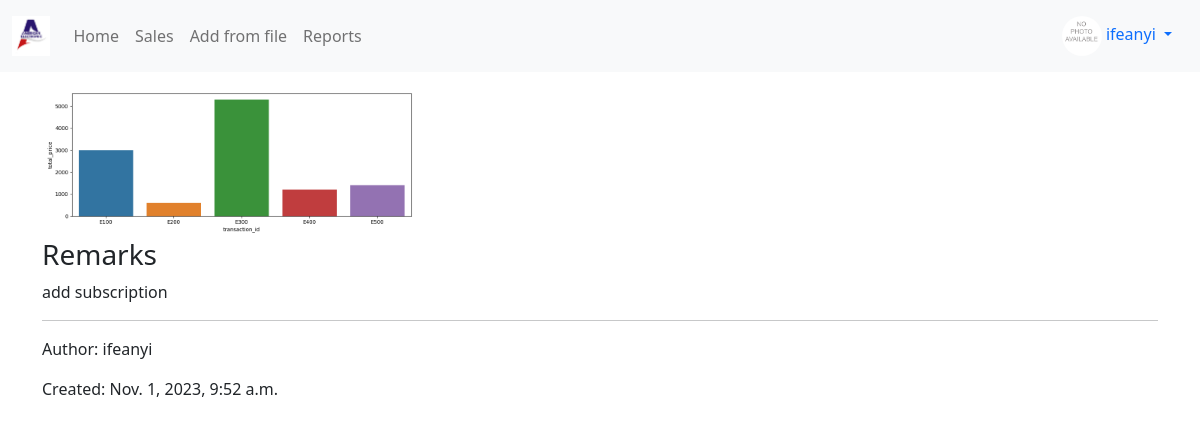
The page /reports/6/ (signed in) on the database its author committed.
### profiles/models.py (models this page shows, shortened)
class Profile(models.Model):
    user = models.OneToOneField(User, on_delete=models.CASCADE)
    bio = models.TextField(default="No bio...")
    avatar = models.ImageField(upload_to='avatars', default='no_picture.png')
    created = models.DateTimeField(auto_now_add=True)
    updated = models.DateTimeField(auto_now=True)

### reports/models.py (models this page shows, shortened)
class Report(models.Model):
    name = models.CharField(max_length=120)
    image = models.ImageField(upload_to='reports', blank=True)
    remarks = models.TextField()
    author = models.ForeignKey(Profile, on_delete=models.CASCADE)
    created = models.DateTimeField(auto_now_add=True)
    updated = models.DateTimeField(auto_now=True)
    class Meta:
        ordering = ('-created',)

### reports/views.py (the view)
# urls.py: path('<pk>/', ReportDetailView.as_view(), name='detail'),
class ReportDetailView(LoginRequiredMixin, DetailView):
    model = Report
    template_name = 'reports/detail.html'

### reports/templates/reports/detail.html (shortened to what this page needs)
{% extends 'base.html' %}
{% block content %}
    {% if object.image %}
        <img src="{{object.image.url}}" class="img-fluid" alt="{{object.name}}"> </img>
    {% endif %}
    <br>
    <h3>Remarks</h3>
    <p>{{object.remarks}}</p>
    <hr>
    <p>Author: {{object.author.user.username}}</p>
    <p>Created: {{object.created}}</p>
{% endblock content %}

### templates/navbar.html (shortened to what this page needs)
{% load static %}
{% url 'sales:home' as path_to_home %}
{% url 'sales:list' as path_to_sales %}
{% url 'reports:from-file' as path_to_from_file %}
{% url 'reports:main' as path_to_reports %}
<nav class="navbar navbar-expand-lg navbar-light bg-light">
  <div class="container-fluid">
    <a class="navbar-brand" href=""><img src="{% static 'logo.JPG' %}" class="logo-sm"></a>
    <div class="collapse navbar-collapse" id="navbarNav">
      <ul class="navbar-nav">
        <li class="nav-item">
          <a class="nav-link {% if request.path == path_to_home %}active{% endif %}" href="{{path_to_home}}">Home</a>
        </li>
        <li class="nav-item">
          <a class="nav-link {% if request.path == path_to_sales %}active{% endif %}" href="{{path_to_sales}}">Sales</a>
        </li>
        <li class="nav-item">
          <a class="nav-link {% if request.path == path_to_from_file %}active{% endif %}" href="{{path_to_from_file}}">Add from file</a>
        </li>
        <li class="nav-item">
          <a class="nav-link {% if request.path == path_to_reports %}active{% endif %}" href="{{path_to_reports}}">Reports</a>
        </li>
      </ul>
    </div>
    {% if request.user.is_authenticated %}
      <div class="nav-item dropdown">
        <div class="nav-link dropdown-toggle" id="navbarDropdownMenuLink" role="button" data-bs-toggle="dropdown" aria-expanded="false">
          <img src="{{request.user.profile.avatar.url}}" class="avatar-sm">&nbsp;{{request.user}}
        </div>
      </div>
    {% endif %}
  </div>
</nav>

### static/style.css (style rules this page uses)
.avatar-sm { height: 40px; width: 40px; border-radius: 50%; object-fit: cover; }
.logo-sm { height: 40px; width: auto; }
.img-fluid { height: 150px; width: auto; object-fit: cover; }

### rows shown on the page
Report: image (picture), remarks "add subscription", author.user.username "ifeanyi", created "Nov. 1, 2023, 9:52 a.m."

### other values the page prints
{{ request.user }} "ifeanyi"
